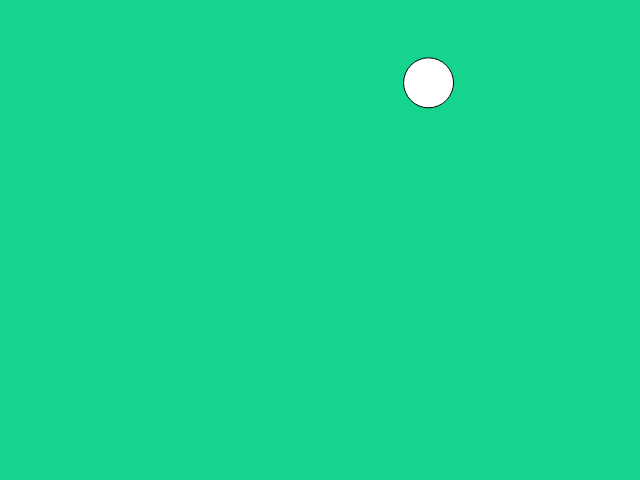
Frame 1 (no input)
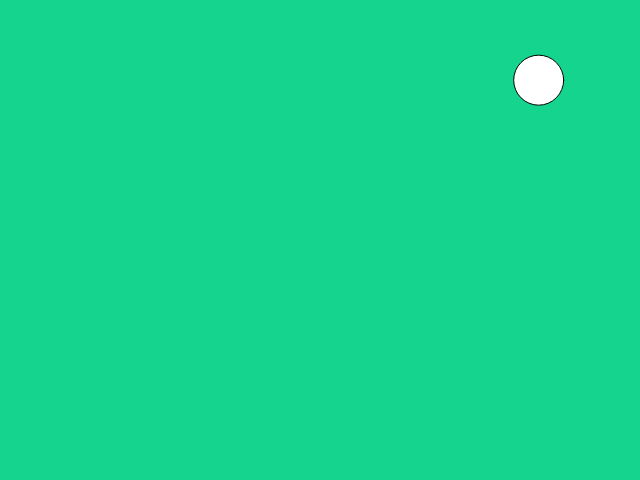
Frame 60 (no input)
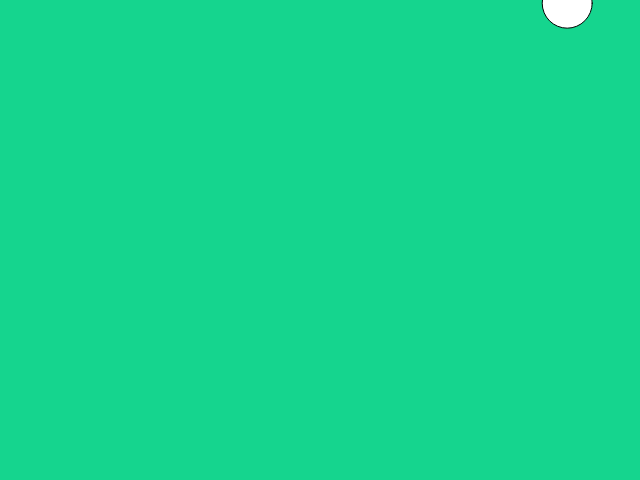
Frame 120 (the mouse pressed at the canvas centre since frame 60)

The p5.js sketch that drew these frames (run headless with seeded random() and noise() and a simulated clock; from frame 60 on, the mouse is pressed at the canvas centre):

// p5.js sketch
// ── sketch.js
var cord = {
  x:0,
  y:0
};
function setup() {
  createCanvas(640,480);
 
}

function draw() {

  background(21,213,142);
  //cord.x=random(0,600);
  //cord.y=random(0,480);
  ellipse((random(0,600)),(random(0,400)),50,50);
}
